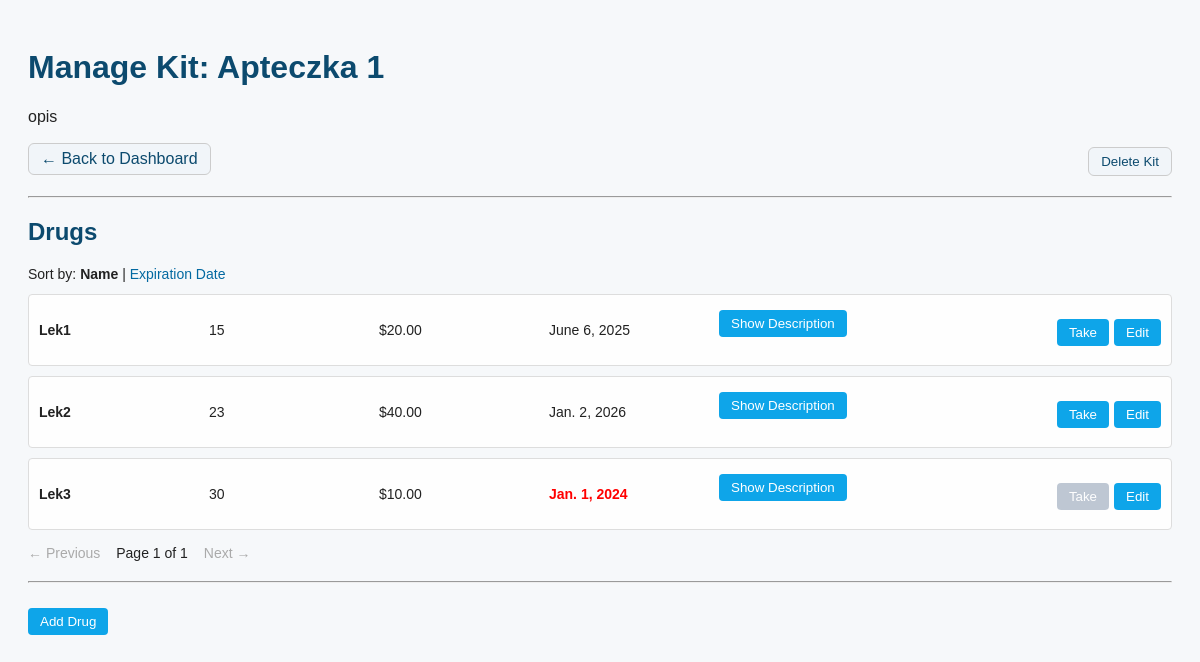
Screenshot of /dashboard/kit/1/ (signed in) with the database file from the repository.
### app_med_kit/models.py (models this page shows, shortened)
class Kit(models.Model):
    user = models.ForeignKey(User, on_delete=models.CASCADE)
    name = models.CharField(max_length=100)
    description = models.TextField(blank=True)

class Drug(models.Model):
    kit = models.ForeignKey(Kit, on_delete=models.CASCADE, related_name='drugs')
    name = models.CharField(max_length=100)
    number = models.PositiveIntegerField()
    description = models.TextField(blank=True)
    price = models.DecimalField(max_digits=10, decimal_places=2, default=0)
    expiration_date = models.DateField(null=True, blank=True)
    created_at = models.DateTimeField(auto_now_add=True)

### app_med_kit/views.py (the view, shortened to what this page needs)
# urls.py: path('kit/<int:kit_id>/', views.manage_kit, name='manage_kit'),
@login_required
def manage_kit(request, kit_id):
    kit = get_object_or_404(Kit, id=kit_id, user=request.user)
    sort_by = request.GET.get('sort_by', 'name')
    if sort_by == 'expiration_date':
        drug_list = kit.drugs.all().order_by('expiration_date')
    else:
        drug_list = kit.drugs.all().order_by('name')
    paginator = Paginator(drug_list, 5)
    page_number = request.GET.get('page')  # `None` if not provided → first page
    page_obj = paginator.get_page(page_number)
    show_form = request.GET.get('add_drug') == '1'
    form = DrugForm() if show_form else None
    return render(request, 'app_med_kit/manage_kit.html', {
        'kit': kit,
        'page_obj': page_obj,
        'sort_by': sort_by,
        'form': form,
        'show_form': show_form,
        'today': date.today(),  # ← add this line
    })

### app_med_kit/templates/app_med_kit/manage_kit.html (shortened to what this page needs)
{% extends 'app_med_kit/med_kit_base.html' %}
{% load static %}
{% block extra_css %}
<link rel="stylesheet" href="{% static 'css/manage_kit.css' %}">
{% endblock %}
{% block content %}
  <h1>Manage Kit: {{ kit.name }}</h1>
  <p>{{ kit.description }}</p>
  <div class="navbar-top">
    <a href="{% url 'dashboard' %}">← Back to Dashboard</a>
    <form method="post" action="{% url 'delete_kit' kit.id %}" id="delete-kit-form" style="display: inline;">
      <button type="button" onclick="confirmDeleteKit()">Delete Kit</button>
    </form>
  </div>
  <hr>
  <h2>Drugs</h2>
  <div class="sort-navbar">
    Sort by:
    {% if sort_by == 'name' %}
      <strong>Name</strong> |
      <a href="?sort_by=expiration_date">Expiration Date</a>
    {% else %}
      <a href="?sort_by=name">Name</a> |
      <strong>Expiration Date</strong>
    {% endif %}
  </div>
  {% for drug in page_obj.object_list %}
    <div id="drug-{{ drug.id }}" class="drug-entry">
      <div class="drug-info">
        <div>
          <span class="display name"><strong>{{ drug.name }}</strong></span>
        </div>
        <div>
          <span class="display number">{{ drug.number }}</span>
        </div>
        <div>
          <span class="display price">${{ drug.price }}</span>
        </div>
        <div>
          <span class="display expiration {% if drug.expiration_date and drug.expiration_date < today %}expired{% endif %}">
            {{ drug.expiration_date }}
          </span>
        </div>
        <div class="desc-block">
          <button
            type="button"
            class="display description"
            onclick="showDescriptionPopup(event, '{{ drug.description|escapejs }}')"
          >
            Show Description
          </button>
        </div>
      </div>
      <div class="drug-actions">
        <form method="post" action="{% url 'take_drug' kit.id drug.id %}">
          <button type="submit" class="take-btn"
                  {% if drug.expiration_date and drug.expiration_date < today %}disabled title="Expired"{% endif %}>
              Take
          </button>
        </form>
        <button
          type="button"
          class="edit-toggle-btn"
          onclick="toggleEdit('{{ drug.id }}')"
        >
          Edit
        </button>
      </div>
    </div>
  {% empty %}
    <p>No drugs found.</p>
  {% endfor %}
  <div class="pagination">
    {% if page_obj.has_previous %}
      <a href="?sort_by={{ sort_by }}&amp;page={{ page_obj.previous_page_number }}">← Previous</a>
    {% else %}
      <span class="disabled">← Previous</span>
    {% endif %}
    <span>Page {{ page_obj.number }} of {{ page_obj.paginator.num_pages }}</span>
    {% if page_obj.has_next %}
      <a href="?sort_by={{ sort_by }}&amp;page={{ page_obj.next_page_number }}">Next →</a>
    {% else %}
      <span class="disabled">Next →</span>
    {% endif %}
  </div>
  <hr>
  <a href="?sort_by={{ sort_by }}&amp;add_drug=1">
    <button {% if show_form %}disabled{% endif %}>Add Drug</button>
  </a>
{% endblock %}

### static/css/base.css (style rules this page uses)
body { font-family: Arial, sans-serif; background-color: #f6f8fa; color: #222; padding: 20px; }
h1, h2 { color: #0c4a6e; }
button { background-color: #0ea5e9; color: white; padding: 6px 12px; border: none; border-radius: 4px; cursor: pointer; margin-top: 5px; }
a { color: #0369a1; text-decoration: none; }
hr { margin: 20px 0; }

### static/css/manage_kit.css (style rules this page uses)
.drug-entry { display: flex; justify-content: space-between; align-items: center; border: 1px solid #ddd; padding: 10px; margin-bottom: 10px; border-radius: 4px; background-color: #fefefe; font-size: 14px; }
.drug-info { display: flex; flex: 1; gap: 20px; align-items: center; overflow: hidden; }
.drug-info div { width: 150px; overflow: hidden; text-overflow: ellipsis; white-space: nowrap; }
.drug-actions { display: flex; gap: 5px; align-items: center; margin-left: 20px; }
.desc-block { width: 200px; overflow: hidden; min-height: 50px; }
.sort-navbar { margin-bottom: 12px; font-size: 14px; }
.sort-navbar a { color: #0369a1; text-decoration: none; margin-right: 8px; }
.pagination { margin-top: 15px; font-size: 14px; }
.pagination span { margin-right: 12px; }
.pagination .disabled { color: #aaa; margin-right: 12px; cursor: default; }
.expired { color: red; font-weight: bold; }
button[disabled] { background-color: #94a3b8 !important; cursor: not-allowed; opacity: 0.6; }
.navbar-top { display: flex; justify-content: space-between; align-items: center; margin-bottom: 15px; }
.navbar-top a, .navbar-top button { background-color: #f1f5f9; color: #0c4a6e; padding: 6px 12px; border: 1px solid #ccc; border-radius: 6px; text-decoration: none; font-weight: 500; cursor: pointer; transition: background-color 0.2s ease; }

### rows the page displays
Kit: name "Apteczka 1", description "opis"
Drug: name "Lek1", number "15", price "20.00", expiration_date "June 6, 2025"
Drug: name "Lek2", number "23", price "40.00", expiration_date "Jan. 2, 2026"
Drug: name "Lek3", number "30", price "10.00", expiration_date "Jan. 1, 2024"

### other values shown
{{ page_obj.number }} "1"
{{ page_obj.paginator.num_pages }} "1"
